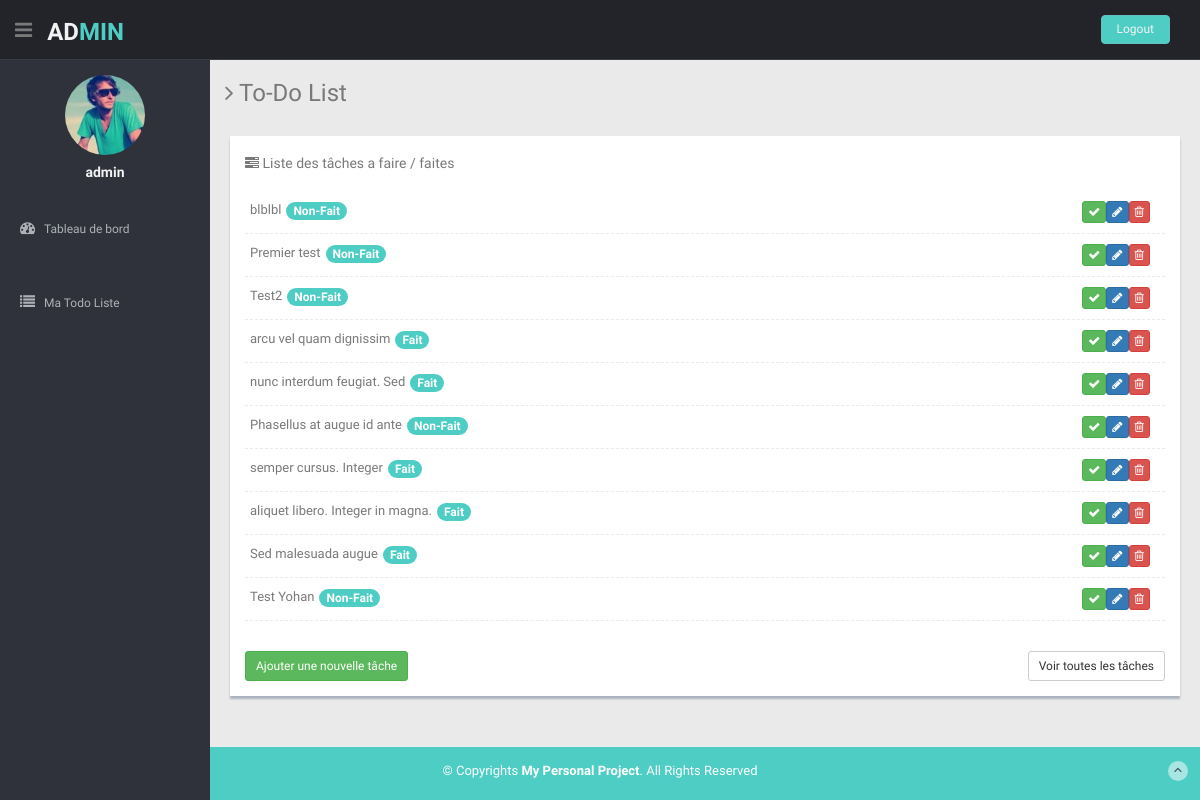
The page /todo-list.php (signed in) on the database its author committed.
### tables this page shows
CREATE TABLE todos
(
id integer
primary key autoincrement,
user_id integer not null,
title varchar(255) not null,
content text not null,
done integer(1) not null
);

### todo-list.php (the view, shortened to what this page needs)
<!DOCTYPE html>
<html lang="fr">
<head>
  <link href="lib/bootstrap/css/bootstrap.min.css" rel="stylesheet">
  <link href="lib/font-awesome/css/font-awesome.css" rel="stylesheet" />
  <link href="css/style.css" rel="stylesheet">
</head>
<body>
  <div id="container">
    <?php include_once __DIR__  . "/modules/header.php" ?>
    <?php include_once __DIR__  . "/modules/nav_menu.php" ?>
    <main id="main-content">
      <div class="wrapper">
        <h3><i class="fa fa-angle-right"></i> To-Do List</h3>
        <div class="row mt">
          <div class="col-md-12">
            <section class="task-panel tasks-widget">
              <div class="panel-heading">
                <div class="pull-left">
                  <h5><i class="fa fa-tasks"></i> Liste des tâches a faire / faites</h5>
                </div>
                <br>
              </div>
              <div class="panel-body">
                <div class="task-content">
                  <ul class="task-list">
                    <?php
                        try {
                            $conn = new PDO('sqlite:database.db');
                            $conn->setAttribute(PDO::ATTR_ERRMODE , PDO::ERRMODE_EXCEPTION);
                        } catch (PDOException $e) {
                            echo 'Connexion échouée : ' . $e->getMessage();
                            die();
                        }
                        $sql = "SELECT * FROM todos WHERE user_id= ? ORDER BY id DESC";
                        $stmt = $conn->prepare($sql);
                        $stmt->execute([$_SESSION['user']['id']]);
                        $result = $stmt->fetchAll();
                        foreach($result as $row) {
                          echo '<li class="tooltips" title="' . $row['content']. '">';
                            echo '<div class="task-title">';
                              echo '<span class="task-title-sp">' . $row['title'] . '</span>';
                              if ($row['done'] == true) {
                                $value = "Fait";
                              } else {
                                $value="Non-Fait";
                              }
                              echo '<span class="badge bg-theme">'. $value . '</span>';
                              echo '<div class="pull-right hidden-phone">';
                              echo '<a href="#" class="btn btn-success btn-xs"><i class=" fa fa-check"></i></a>';
                              echo '<a href="#" class="btn btn-primary btn-xs"><i class="fa fa-pencil"></i></a>';
                              echo '<a href="#" class="btn btn-danger btn-xs"><i class="fa fa-trash-o "></i></a>';
                              echo '</div>';
                            echo '</div>';
                          echo '</li>';
                        }
                      ?>
                  </ul>
                </div>
                <div class=" add-task-row">
                  <a class="btn btn-success btn-sm pull-left" href="form-edit.php">Ajouter une nouvelle tâche</a>
                  <a class="btn btn-default btn-sm pull-right" href="todo-list.php">Voir toutes les tâches</a>
                </div>
              </div>
            </section>
          </div>
        </div>
      </div>
    </main>
    <?php include_once __DIR__  . "/modules/footer.php" ?>
  </div>
</body>
</html>

### modules/header.php
<header class="header black-bg">
    <div class="sidebar-toggle-box">
        <div class="fa fa-bars tooltips" data-placement="right" data-original-title="Toggle Navigation"></div>
    </div>
    <a href="index.php" class="logo"><b>AD<span>MIN</span></b></a>
    <div class="top-menu">
        <ul class="nav pull-right top-menu">
            <li><a class="logout" href="logout.php">Logout</a></li>
        </ul>
    </div>
</header>

### modules/nav_menu.php (shortened to what this page needs)
<aside>
    <div id="sidebar" class="nav-collapse ">
        <ul class="sidebar-menu" id="nav-accordion">
            <p class="centered">
                <a href="#"><img src="img/users/<?= $_SESSION['user']['id']?>.jpg" class="img-circle" width="80"></a>
            </p>
            <h5 class="centered"><?= $_SESSION['user']['name']; ?></h5>
            <li class="mt">
                <a href="index.php">
                    <i class="fa fa-dashboard"></i>
                    <span>Tableau de bord</span>
                </a>
            </li>
            <li class="mt">
                <a href="todo-list.php">
                    <i class="fa fa-list"></i>
                    <span>Ma Todo Liste</span>
                </a>
            </li>
        </ul>
    </div>
</aside>

### modules/footer.php (shortened to what this page needs)
<footer class="site-footer">
    <div class="text-center">
        <p>
            &copy; Copyrights <strong>My Personal Project</strong>. All Rights Reserved
        </p>
        <a href="#" class="go-top">
            <i class="fa fa-angle-up"></i>
        </a>
    </div>
</footer>

### css/style.css (style rules this page uses)
body { color: #797979; background: #eaeaea; font-family: 'Ruda', sans-serif; padding: 0px !important; margin: 0px !important; font-size:13px; }
ul li { list-style: none; }
a, a:hover, a:focus { text-decoration: none; outline: none; }
#container { width: 100%; height: 100%; }
.bg-theme { background-color: #4ECDC4; }
.centered { text-align: center; }
.mt { margin-top: 25px; }
ul.top-menu > li > .logout { color: #f2f2f2; font-size: 12px; border-radius: 4px; -webkit-border-radius: 4px; border: 1px solid #64c3c2 !important; padding: 5px 15px; margin-right: 15px; background: #4ECDC4; margin-top: 15px; }
#sidebar { width: 210px; height: 100%; position: fixed; background: #2f323a; }
#sidebar h5 { color: #f2f2f2; font-weight: 700; }
#sidebar ul li { position: relative; }
ul.sidebar-menu , ul.sidebar-menu li ul.sub { margin: -2px 0 0; padding: 0; }
ul.sidebar-menu { margin-top: 75px; }
ul.sidebar-menu li { margin-bottom: 5px; margin-left:10px; margin-right:10px; }
ul.sidebar-menu li a span { display: inline-block; }
ul.sidebar-menu li a { color: #aeb2b7; text-decoration: none; display: block; padding: 15px 0 15px 10px; font-size: 12px; outline: none; -webkit-transition: all 0.3s ease; -moz-transition: all 0.3s ease; -o-transition: all 0.3s ease; -ms-transition: all 0.3s ease; transition: all 0.3s ease; }
ul.sidebar-menu li a i { font-size: 15px; padding-right: 6px; }
#main-content { margin-left: 210px; min-height: calc(100vh - 53px); }
.header, .footer { min-height: 60px; padding: 0 15px; }
.header { position: fixed; left: 0; right: 0; z-index: 1002; }
.black-bg { background: #22242a; border-bottom: 1px solid #393d46; }
.wrapper { display: inline-block; margin-top: 60px; padding-left: 15px; padding-right: 15px; padding-bottom: 15px; padding-top: 0px; width: 100%; }
a.logo { font-size: 24px; color: #f2f2f2; float: left; margin-top: 15px; text-transform: uppercase; }
a.logo b { font-weight: 900; }
a.logo span { color: #4ECDC4; }
#top_menu .nav > li, ul.top-menu > li { float: left; }
ul.top-menu > li > a { color: #666666; font-size: 16px; border-radius: 4px; -webkit-border-radius: 4px; border:1px solid #666666 !important; padding: 2px 6px; margin-right: 15px; }
.sidebar-toggle-box { float: left; padding-right: 15px; margin-top: 20px; }
.sidebar-toggle-box .fa-bars { cursor: pointer; display: inline-block; font-size: 20px; }
.site-footer { background: #4ECDC4; color: #fff; padding: 15px 0; }
.site-footer p { margin-bottom: 5px; }
.go-top { margin-right: 1%; margin-top: -25px; float: right; background: rgba(255,255,255,.5); width: 20px; height: 20px; border-radius: 50%; -webkit-border-radius: 50%; }
.go-top i { color: #2A3542; }
.task-content { margin-bottom: 30px; }
.task-panel { background: #fff; text-align: left; box-shadow: 0px 3px 2px #aab2bd; margin: 5px; }
.tasks-widget .task-content:after { clear: both; }
.tasks-widget .task-list { padding:0; margin:0; }
.tasks-widget .task-list > li { position:relative; padding:10px 5px; border-bottom:1px dashed #eaeaea; }
.tasks-widget .task-list li > .task-title { overflow:hidden; margin-right:10px; }
.tasks-widget .task-list li .task-title .task-title-sp { margin-right:5px; }

### rows shown on the page
todos: title "blblbl", done "Non-Fait"
todos: title "Premier test", done "Non-Fait"
todos: title "Test2", done "Non-Fait"
todos: title "arcu vel quam dignissim", done "Fait"
todos: title "nunc interdum feugiat. Sed", done "Fait"
todos: title "Phasellus at augue id ante", done "Non-Fait"
todos: title "semper cursus. Integer", done "Fait"
todos: title "aliquet libero. Integer in magna.", done "Fait"
todos: title "Sed malesuada augue", done "Fait"
todos: title "Test Yohan", done "Non-Fait"

### other values the page prints
$_SESSION['user']['name'] "admin"
